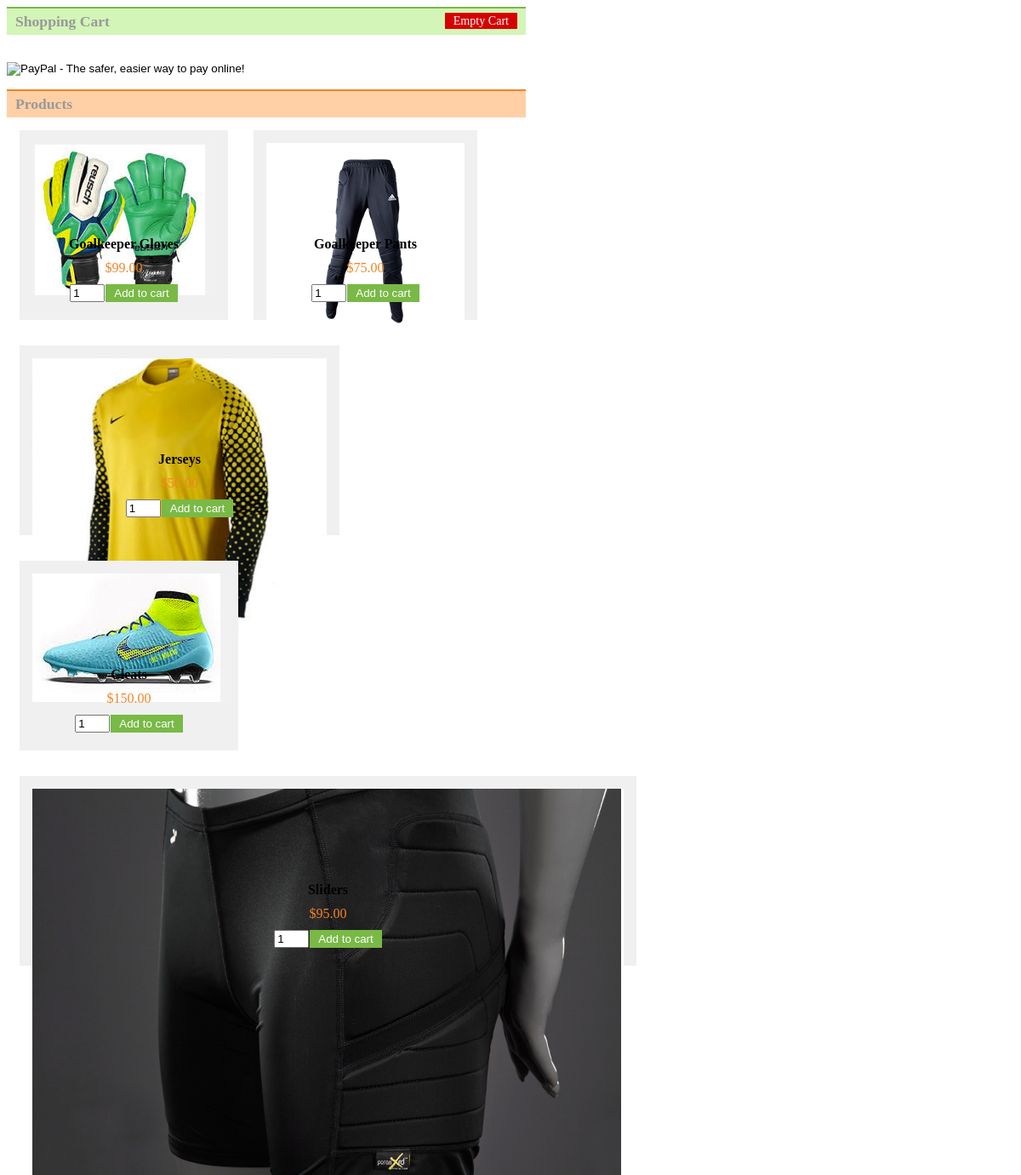
The page / on the database its author committed.
### tables this page shows
CREATE TABLE `tblproduct` (
  `id` int(8) NOT NULL,
  `name` varchar(255) NOT NULL,
  `code` varchar(255) NOT NULL,
  `image` text NOT NULL,
  `price` double(10,2) NOT NULL
);

### dbcontroller.php (called while the page is built, shortened)
<?php
class DBController {
	function runQuery($query) {
		$result = mysql_query($query);
		while($row=mysql_fetch_assoc($result)) {
			$resultset[] = $row;
		}
		if(!empty($resultset))
			return $resultset;
	}
}
?>

### index.php (the view, shortened to what this page needs)
<?php
require_once("dbcontroller.php");
$db_handle = new DBController();
?>
<HTML>
<HEAD>
<link href="style.css" type="text/css" rel="stylesheet" />
</HEAD>
<BODY>
<div id="shopping-cart">
<div class="txt-heading">Shopping Cart <a id="btnEmpty" href="index.php?action=empty">Empty Cart</a></div>
</div>
<form action="https://www.sandbox.paypal.com/cgi-bin/webscr" method="post" target="_top">
<input type="image" src="https://www.sandbox.paypal.com/en_US/i/btn/btn_buynowCC_LG.gif" border="0" name="submit" alt="PayPal - The safer, easier way to pay online!">
</form>
<div id="product-grid">
	<div class="txt-heading">Products</div>
	<?php
	$product_array = $db_handle->runQuery("SELECT * FROM tblproduct ORDER BY id ASC");
	if (!empty($product_array)) {
		foreach($product_array as $key=>$value){
	?>
		<div class="product-item">
			<form method="post" action="index.php?action=add&code=<?php echo $product_array[$key]["code"]; ?>">
			<div class="product-image"><img src="<?php echo $product_array[$key]["image"]; ?>"></div>
			<div><strong><?php echo $product_array[$key]["name"]; ?></strong></div>
			<div class="product-price"><?php echo "$".$product_array[$key]["price"]; ?></div>
			<div><input type="text" name="quantity" value="1" size="2" /><input type="submit" value="Add to cart" class="btnAddAction" /></div>
			</form>
		</div>
	<?php
			}
	}
	?>
</div>
</BODY>
</HTML>

### style.css (style rules this page uses)
body { width:610px; }
.txt-heading { padding: 5px 10px;font-size:1.1em;font-weight:bold;color:#999; }
#btnEmpty { background-color:#D60202;border:0;padding:1px 10px;color:#FFF; font-size:0.8em;font-weight:normal;float:right;text-decoration:none; }
.btnAddAction { background-color:#79b946;border:0;padding:3px 10px;color:#FFF;margin-left:1px; }
#shopping-cart { border-top: #79b946 2px solid;margin-bottom:30px; }
#shopping-cart .txt-heading { background-color: #D3F5B8; }
#product-grid { border-top: #F08426 2px solid;margin-bottom:30px; }
#product-grid .txt-heading { background-color: #FFD0A6; }
.product-item { float:left; background:#F0F0F0; margin:15px; padding:5px; }
.product-item div { text-align:center; margin:10px; }
.product-price { color:#F08426; }
.product-image { height:100px;background-color:#FFF; }

### rows shown on the page
tblproduct: image (picture), name "Goalkeeper Gloves", price "99.00"
tblproduct: image (picture), name "Goalkeeper Pants", price "75.00"
tblproduct: image (picture), name "Jerseys", price "50.00"
tblproduct: image (picture), name "Cleats", price "150.00"
tblproduct: image (picture), name "Sliders", price "95.00"
